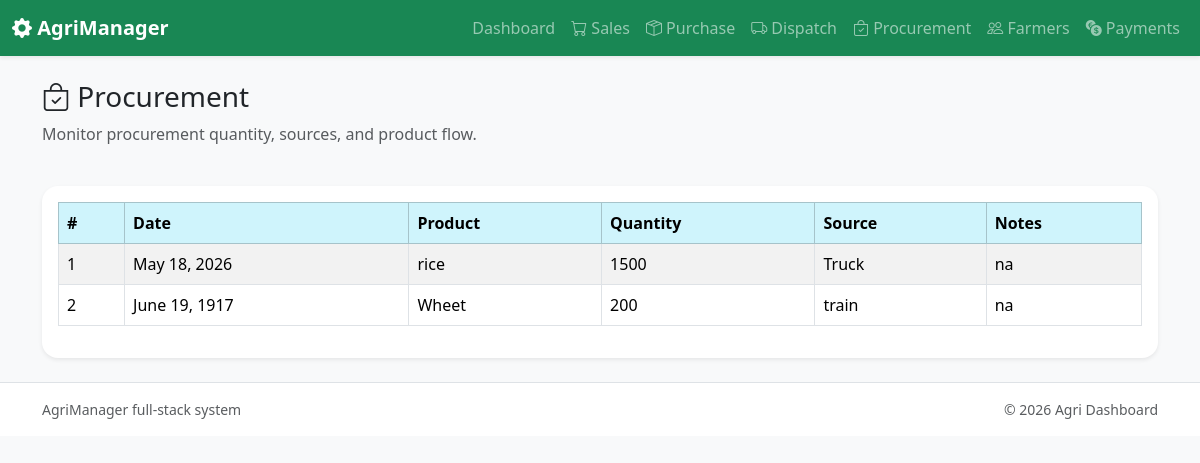
Page /procurement/ on the committed database.
### core/models.py (models this page shows, shortened)
class Procurement(models.Model):
    product = models.CharField(max_length=120)
    quantity = models.PositiveIntegerField()
    source = models.CharField(max_length=150)
    date = models.DateField()
    notes = models.TextField(blank=True)

### core/views.py (the view)
# urls.py: path('procurement/', views.procurement_page, name='procurement'),
def procurement_page(request):
    procurements = Procurement.objects.order_by('-date')
    return render(request, 'core/procurement.html', {'procurements': procurements})

### core/templates/core/procurement.html (shortened to what this page needs)
{% extends 'core/base.html' %}
{% block content %}
<div class="d-flex justify-content-between align-items-center mb-4">
  <div>
    <h1 class="h3"><i class="bi bi-bag-check"></i> Procurement</h1>
    <p class="text-muted">Monitor procurement quantity, sources, and product flow.</p>
  </div>
</div>
<div class="card shadow-sm border-0">
  <div class="card-body">
    <div class="table-responsive">
      <table class="table table-striped table-bordered align-middle">
        <thead class="table-info">
          <tr>
            <th>#</th>
            <th>Date</th>
            <th>Product</th>
            <th>Quantity</th>
            <th>Source</th>
            <th>Notes</th>
          </tr>
        </thead>
        <tbody>
          {% for item in procurements %}
          <tr>
            <td>{{ forloop.counter }}</td>
            <td>{{ item.date }}</td>
            <td>{{ item.product }}</td>
            <td>{{ item.quantity }}</td>
            <td>{{ item.source }}</td>
            <td>{{ item.notes }}</td>
          </tr>
          {% empty %}
          <tr><td colspan="6" class="text-center text-muted">No procurement entries available.</td></tr>
          {% endfor %}
        </tbody>
      </table>
    </div>
  </div>
</div>
{% endblock %}

### core/static/core/css/style.css (style rules this page uses)
body { font-family: 'Segoe UI', Tahoma, Geneva, Verdana, sans-serif; }
.card { border-radius: 1rem; }
.table th, .table td { vertical-align: middle; }

### rows in the picture
Procurement: date "May 18, 2026", product "rice", quantity "1500", source "Truck", notes "na"
Procurement: date "June 19, 1917", product "Wheet", quantity "200", source "train", notes "na"
